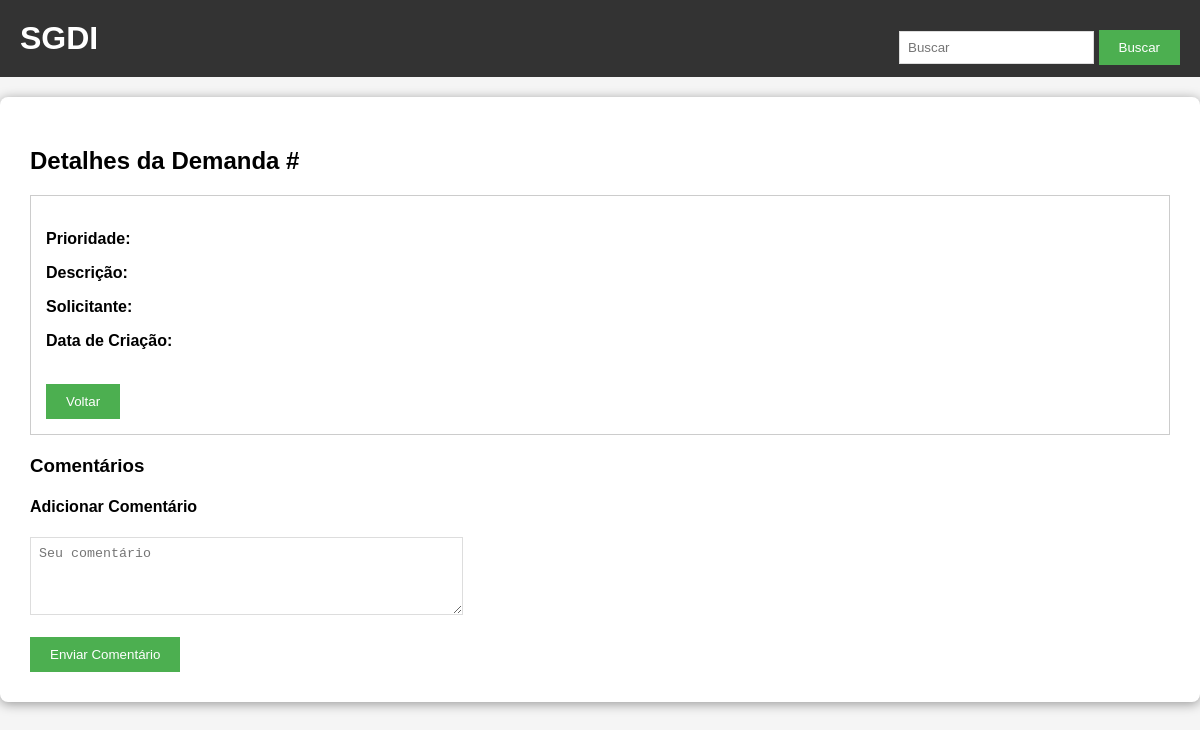
Page /detalhes/49 (signed in) on the earlier database version.
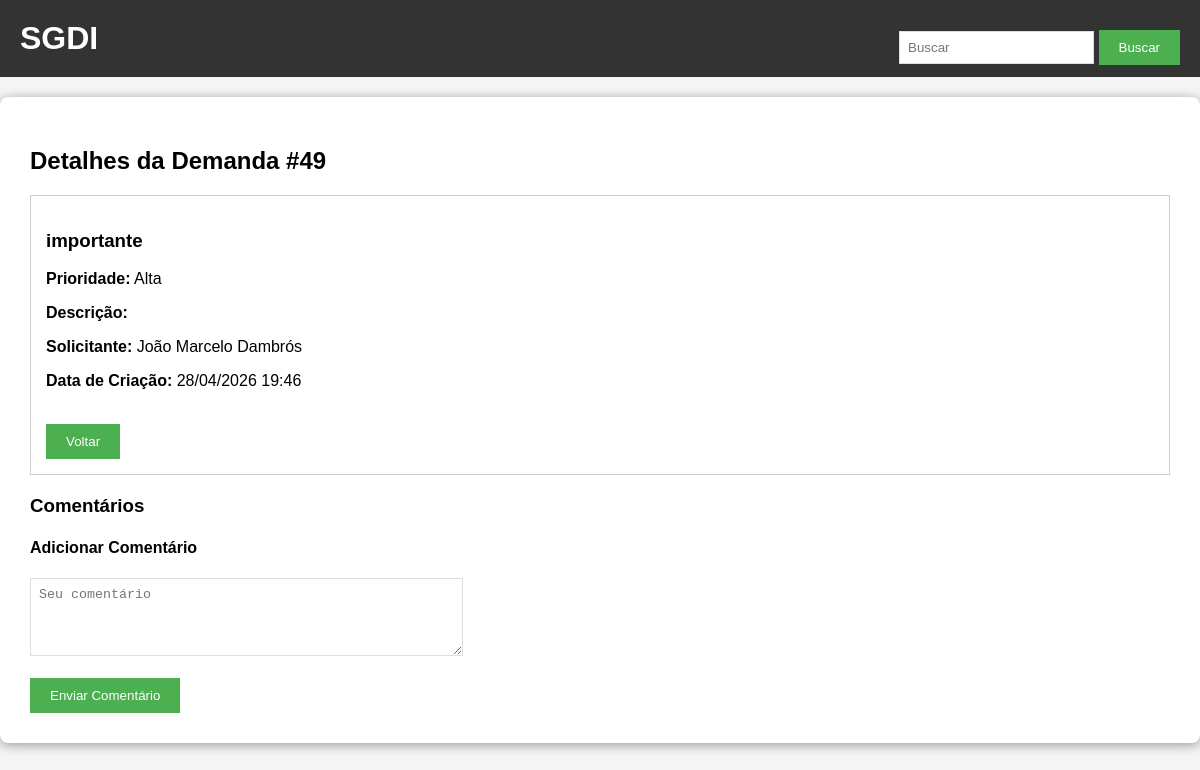
Same page on the later database version.
### tables this page shows
CREATE TABLE demandas (
        id INTEGER PRIMARY KEY AUTOINCREMENT,
        titulo TEXT,
        descricao TEXT,
        solicitante TEXT,
        data_criacao TEXT,
        id_prioridade INTEGER,
        FOREIGN KEY (id_prioridade) REFERENCES prioridades(id)
    );

CREATE TABLE prioridades (
        id INTEGER PRIMARY KEY AUTOINCREMENT,
        peso INTEGER,
        valor TEXT
    );

### app.py (the view)
@app.route('/detalhes/<id>')
@login_required
def detalhes(id):
    conn = get_db()
    demanda = conn.execute('''
        SELECT d.*, p.valor as prioridade_nome
        FROM demandas d
        LEFT JOIN prioridades p ON d.id_prioridade = p.id
        WHERE d.id=?''', (id,)).fetchone()
    comentarios = conn.execute('SELECT * FROM comentarios WHERE demanda_id=?', (id,)).fetchall()
    conn.close()
    return render_template('detalhes.html', demanda=demanda, comentarios=comentarios)

### app.py (called while the page is built)
def get_db():
    conn = sqlite3.connect('demandas.db')
    conn.row_factory = sqlite3.Row
    return conn

def login_required(f):
    @wraps(f)
    def decorated(*args, **kwargs):
        if 'user_id' not in session:
            flash('Faça login para continuar.', 'warning')
            return redirect(url_for('auth.login'))
        return f(*args, **kwargs)
    return decorated

### templates/detalhes.html (shortened to what this page needs)
{% extends "base.html" %}
{% block content %}
<h2>Detalhes da Demanda #{{ demanda['id'] }}</h2>
<div style="border:1px solid #ccc; padding:15px; margin-bottom:20px;">
    <h3>{{ demanda['titulo'] }}</h3>
    <p><strong>Prioridade:</strong> {{ demanda['prioridade_nome'] }}</p>
    <p><strong>Descrição:</strong></p>
    <p><strong>Solicitante:</strong> {{ demanda['solicitante'] }}</p>
    <p><strong>Data de Criação:</strong> {{ demanda['data_criacao'] }}</p>
    <br>
    <a href="/"><button>Voltar</button></a>
</div>
<h3>Comentários</h3>
<h4>Adicionar Comentário</h4>
<form method="POST" action="/adicionar_comentario/{{ demanda['id'] }}">
    <textarea name="comentario" rows="4" cols="50" placeholder="Seu comentário" required></textarea><br><br>
    <button type="submit">Enviar Comentário</button>
</form>
{% endblock %}

Differences in the rows shown:
added demandas: id "49", titulo "importante", solicitante "João Marcelo Dambrós", data_criacao "28/04/2026 19:46"
now on this page (row unchanged): prioridades: prioridade_nome "Alta"
